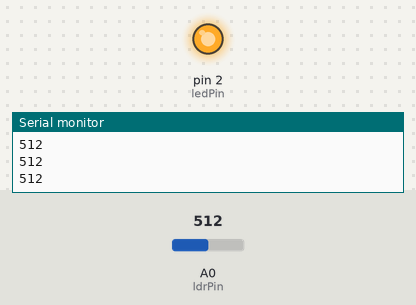
Recording of a sketch running on a simulated Arduino Uno, built with avr-gcc and run on an emulated ATmega328P. Shown: output pins drawn as LEDs (lit = HIGH), the last lines printed to the serial monitor. The inputs (shaded band) are chosen by the test bench; at power-on: A0 (ldrPin) = 512.

Above: at 1.2 s.
1.3 s: A0 (ldrPin) set to 316
2.8 s: A0 (ldrPin) set to 284
At 4.0 s:
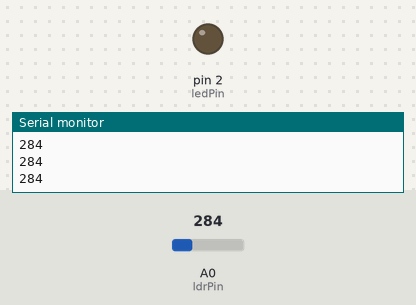
4.3 s: A0 (ldrPin) set to 306
At 5.4 s:
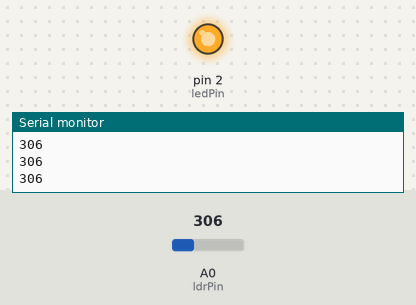
5.8 s: A0 (ldrPin) set to 290
At 6.7 s:
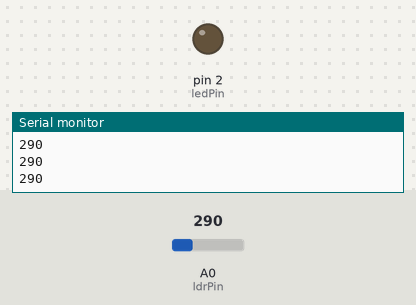
Timing chart, 0 to 8.3 s (numbered marks = the images above; inputs shaded):
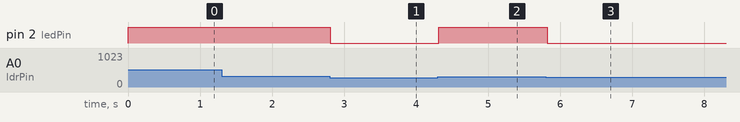

Measured:
- the behaviour switches between 301 and 300 on A0 (ldrPin) (found by bisection; images 0 and 1)
- after the input at 2.8 s, pin 2 (ledPin): HIGH → LOW at once
- after the input at 4.3 s, pin 2 (ledPin): LOW → HIGH at once
- after the input at 5.8 s, pin 2 (ledPin): HIGH → LOW at once

The sketch:

Arduino_Uno.ino
```cpp
const int ldrPin = A0;     // حساس الضوء (LDR) موصول على A0
const int ledPin = 2;      // الضو (LED) موصول على D2

void setup() {
  pinMode(ledPin, OUTPUT);     // تحديد مخرج للـ LED
  Serial.begin(9600);          // للتصحيح والمراقبة على الشاشة التسلسلية
}

void loop() {
  int ldrValue = analogRead(ldrPin);  // قراءة قيمة LDR
  Serial.println(ldrValue);           // طباعة القيمة للمراقبة

  // إذا كانت الإضاءة الخارجية قوية (القيمة أقل من 500 مثلاً)
  if (ldrValue > 300) {
    digitalWrite(ledPin, HIGH); // شغّل الضو
  } else {
    digitalWrite(ledPin, LOW);  // طفي الضو
  }

  delay(100); // تأخير بسيط لثبات القراءة
}
```
